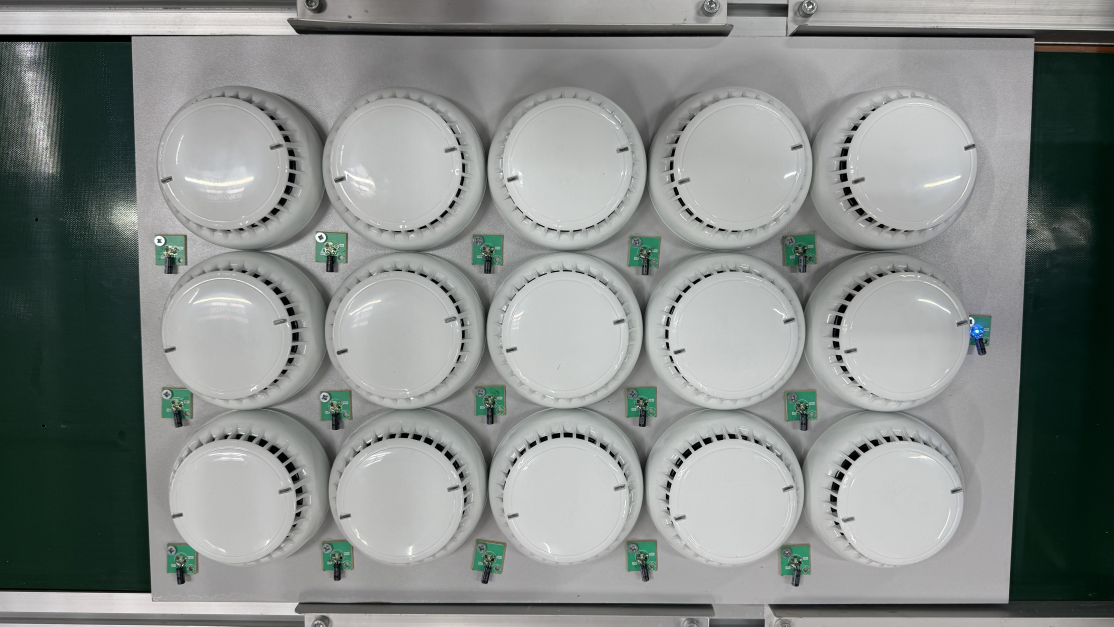
#> input picture education/17_hough_circle/LED_OFF_1.jpg, 5567 x 3132 px (shown at 1/5 size); the run also reads 1 picture not shown here
$ python hough_circle.py
#> lines starting #> are read from the running program, lines starting #| are printed output that depends on the picture
import cv2
import numpy as np

# LED ON fotoğrafından dedektörleri bul
img_on=cv2.imread("LED_ON_1.jpg")
img_on = cv2.resize(img_on, (640, 480))

gray_on = cv2.cvtColor(img_on,cv2.COLOR_BGR2GRAY)
img_on_blur = cv2.GaussianBlur(gray_on,(9,9),2)
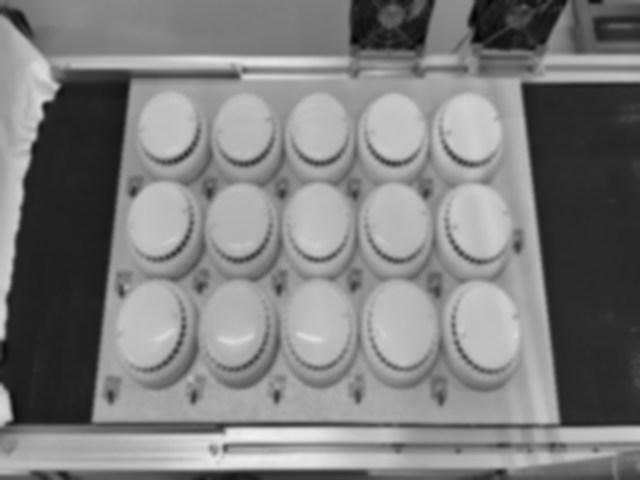
#> img_on_blur: shape (480, 640); min 4, max 239, mean 125.5
edges_on = cv2.Canny(img_on_blur,20,85)
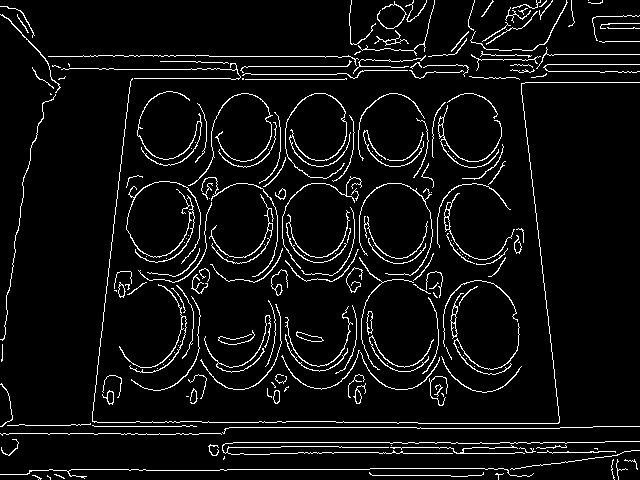
#> edges_on: shape (480, 640); 6% white in thin lines or dots

# Dedektörleri bul
circles = cv2.HoughCircles(edges_on,cv2.HOUGH_GRADIENT,1,40,param1=65,param2=35,minRadius=21,maxRadius=70)
#> circles = 15 rows, first 8: [319.5, 330.5, 56.1], [163.5, 219.5, 37.4], [320.5, 228.5, 45], [401.5, 333.5, 53.9], [236.5, 233.5, 46.3], [494.5, 336.5, 56.1], [394.5, 220.5, 36.4], [229.5, 324.5, 49.4]

if circles is not None:
    circles = np.uint16(np.around(circles))
#> circles = 15 rows, first 8: [320, 330, 56], [164, 220, 37], [320, 228, 45], [402, 334, 54], [236, 234, 46], [494, 336, 56], [394, 220, 36], [230, 324, 49]
    print(f"Toplam dedektör sayısı: {len(circles[0])}")
#| Toplam dedektör sayısı: 15

    # LED OFF fotoğrafını yükle karşılaştırma için
    img_off = cv2.imread("LED_OFF_1.jpg")
#> img_off is the input picture: shape (3132, 5567, 3); mean B, G, R 136.4, 138.8, 133.9
    img_off = cv2.resize(img_off, (640, 480))
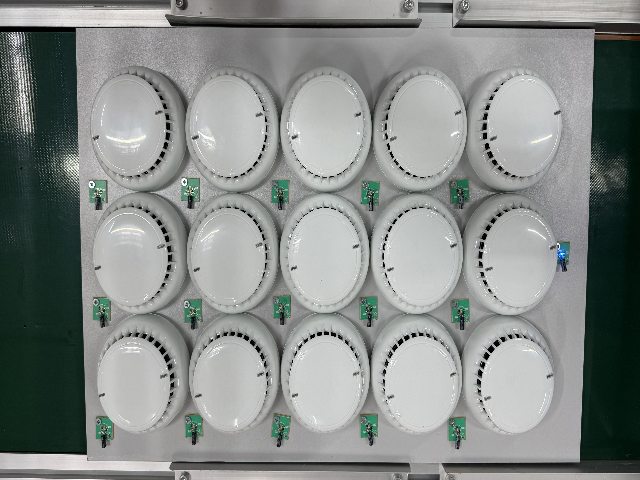
#> img_off: shape (480, 640, 3); mean B, G, R 136.3, 138.8, 133.9

    img_display = img_on.copy()
    alarmsiz_dedektorler = []
    alarma_girmis_dedektorler = []

    for idx, i in enumerate(circles[0,:]):
        x, y, r = i[0], i[1], i[2]

        # LED_ON'da dedektör çevresindeki alanı kontrol et
        roi_on = img_on[max(0, y-r):min(480, y+r), max(0, x-r):min(640, x+r)]
        # LED_OFF'ta aynı alanı kontrol et
        roi_off = img_off[max(0, y-r):min(480, y+r), max(0, x-r):min(640, x+r)]

        if roi_on.size > 0 and roi_off.size > 0:
            # Kırmızı değerleri kontrol et
            red_on = np.mean(roi_on[:,:,2])
            red_off = np.mean(roi_off[:,:,2])

            # LED_OFF'ta kırmızı, LED_ON'da daha yüksekse alarma girmişs
            # (Yani kırmızı LED yandıysa)
            red_diff = red_on - red_off

            print(f"Dedektör {idx}: LED_ON Red={red_on:.1f}, LED_OFF Red={red_off:.1f}, Fark={red_diff:.1f}")

            if red_diff > 25:
                alarma_girmis_dedektorler.append(idx)
                cv2.circle(img_display, (x, y), r, (0, 0, 255), 3)  # Kırmızı = Alarma
                print(f"  → ALARMA GİRMİŞ ✓")
            else:
                alarmsiz_dedektorler.append(idx)
                cv2.circle(img_display, (x, y), r, (0, 255, 255), 3)  # Sarı = Normal
                print(f"  → ALARMA GİRMEMİŞ")
#> this loop made 15 passes
#> (x, y, r, red_on, red_off, red_diff) on passes 1 to 12: (320, 330, 56, 152.9, 159.5, -6.57), (164, 220, 37, 166.8, 146.5, 20.27), (320, 228, 45, 153.4, 169.5, -16.1), (402, 334, 54, 153.2, 168.4, -15.18), (236, 234, 46, 143.6, 160.3, -16.69), (494, 336, 56, 163.5, 168.2, -4.72), (394, 220, 36, 167.7, 154.9, 12.86), (230, 324, 49, 148.9, 149.3, -0.445), (148, 322, 45, 164, 150.1, 13.98), (322, 136, 42, 157.4, 183.3, -25.96), (394, 128, 34, 178.2, 161.3, 16.92), (174, 126, 37, 166.8, 158.4, 8.41)
#> (printed output is left out)
#> pass 1, `roi_on = img_on[max(0, y-r):min(480, y+r), max(0, x-r):min(640, x+r)]`:
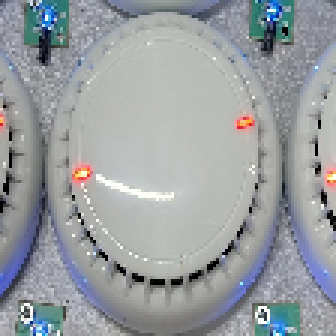
#> roi_on: shape (112, 112, 3) (shown 3 times larger); mean of channels 0, 1, 2 160.7, 157.6, 152.9; drawn as B, G, R
#> pass 1, `roi_off = img_off[max(0, y-r):min(480, y+r), max(0, x-r):min(640, x+r)]`:
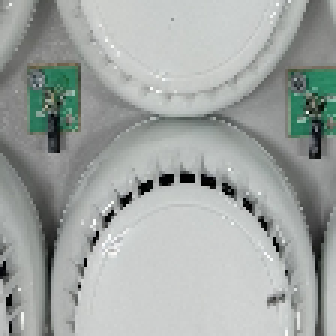
#> roi_off: shape (112, 112, 3) (shown 3 times larger); mean B, G, R 161.9, 164.7, 159.5
#> pass 2, `roi_off = img_off[max(0, y-r):min(480, y+r), max(0, x-r):min(640, x+r)]`:
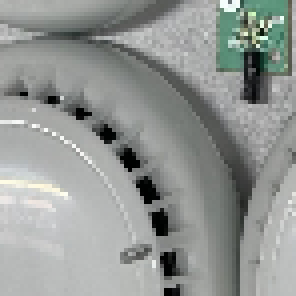
#> roi_off: shape (74, 74, 3) (shown 4 times larger); mean B, G, R 147.5, 150.3, 146.5
#> after the loop:
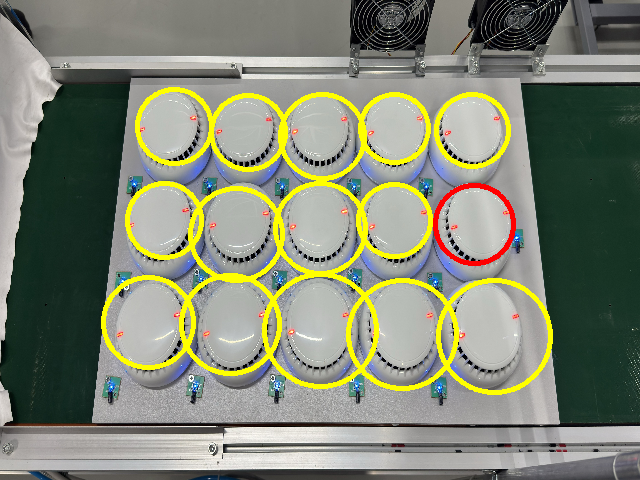
#> img_display: shape (480, 640, 3); mean of channels 0, 1, 2 115.3, 133.5, 128.7; drawn as B, G, R
#> after the loop, alarma_girmis_dedektorler = [13]; alarmsiz_dedektorler = [0, 1, 2, 3, 4, 5, 6, 7, 8, 9, 10, 11, 12, 14]

    print(f"\nAlarma girmişs dedektör sayısı: {len(alarma_girmis_dedektorler)}")
#| Alarma girmişs dedektör sayısı: 1
    print(f"Alarma girmemiş dedektör sayısı: {len(alarmsiz_dedektorler)}")
#| Alarma girmemiş dedektör sayısı: 14
    print(f"Alarma girmemiş dedektörler: {alarmsiz_dedektorler}")
#| Alarma girmemiş dedektörler: [0, 1, 2, 3, 4, 5, 6, 7, 8, 9, 10, 11, 12, 14]

    cv2.imshow("Dedektör Analizi (Sarı=Normal, Kırmızı=Alarma)", img_display)
else:
    print("Daire bulunamadı")

cv2.waitKey(0)
cv2.destroyAllWindows()
